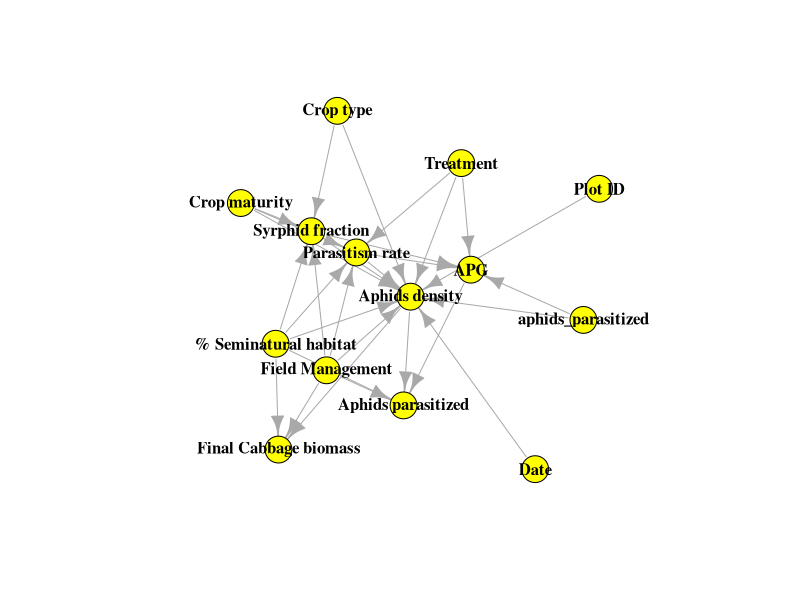
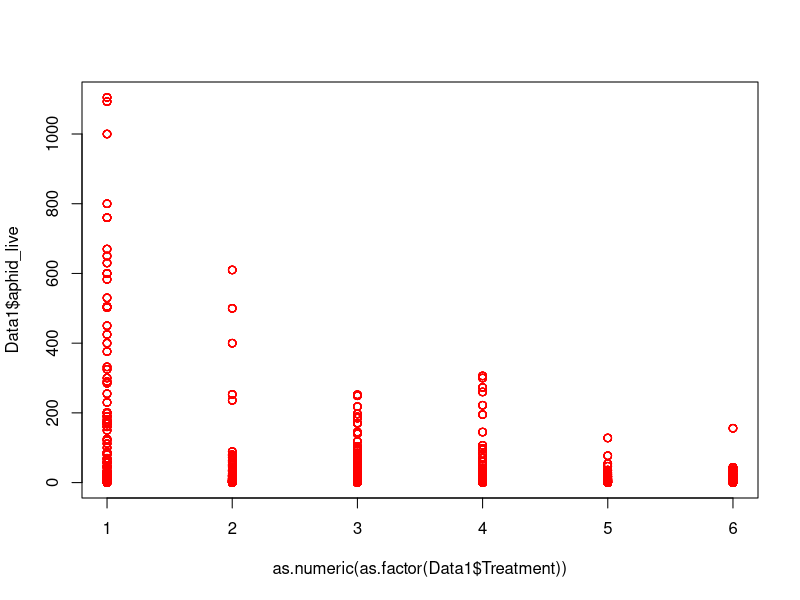

Write the R code that produced these figures, in order. (Note: this script raises an error after producing the figures.)


# plotting the relationships

#legend(x = 1, y = 1, c("NE = Natural enemies", "PR = Parasitism rate", "SF = Syrfid fraction", "APG = Aphid population growth", "LC = Lanscape complexity", "FCB = Final Cabbage biomass"), cex = 1, title = "Relationships between variables")
library(readxl)
library(igraph)

links <- read_excel("Relationships between variables.xlsx")

network <- graph_from_data_frame(d = links, directed = TRUE) 
plot(network, vertex.color = "yellow", edge.arrow.size = 1, vertex.label.font = 2, vertex.label.color = "black")



library(readr)
Data1 <- read.table("Project data.csv", header = TRUE, dec = ",", sep = ";")


### Treatment - aphids density

lm1 <- lm(Data1$aphid_live ~ Data1$Treatment)
summary(lm1)
plot(Data1$aphid_live ~ as.numeric(as.factor(Data1$Treatment)), col = "red")


p <- ggplot(Data1, aes(x=Treatment,y=(aphid_live), color= Treatment)) +
  geom_point() + 
  geom_smooth(method = "lm")
print(p)



# Treatment - aphids density - date 1/2/3

# DATE1

Date_1 <- Data1[Data1$Date == "1",]
lm1_1 <- lm(Date_1$aphid_live ~ Date_1$Treatment)
plot(Date_1$aphid_live ~ as.numeric(as.factor(Date_1$Treatment)))

# ggplot
p <- ggplot(Data_1, aes(x=Treatment,y=(aphid_live), color= Treatment)) +
  geom_point() + 
  geom_smooth(method = "lm")
print(p)

# DATE2

Date_2 <- Data1[Data1$Date == "2",]
lm1_2 <- lm(Date_2$aphid_live ~ Date_2$Treatment)
plot(Date_2$aphid_live ~ as.numeric(as.factor(Date_2$Treatment)))

# ggplot

p <- ggplot(Date_2, aes(x=Treatment,y=(aphid_live), color= Treatment)) +
  geom_point() + 
  geom_smooth(method = "lm")
print(p)

# DATE3

Date_3 <- Data1[Data1$Date == "3",]
lm1_3 <- lm(Date_3$aphid_live ~ Date_3$Treatment)
plot(Date_3$aphid_live ~ as.numeric(as.factor(Date_3$Treatment)))

#ggplot
library(ggplot2)
p <- ggplot(Date_3, aes(x=Treatment,y=(aphid_live), color= Treatment)) +
  geom_point() + 
  geom_smooth(method = "lm")
print(p)

# conclusion: less and less aphids over time, effect of treatment is lower at date 3 than date 1..



### Treatment - aphid population growth (date1)

Date_1 <- Data1[Data1$Date == "1",]
logNaphids_all <- log(Date_1$aphid_live + 1) - log(Date_1$aphidsinoculated_init + 1) 
APG_date1 <- logNaphids_all/10
Date_1$APG_date1 <- APG_date1

lm1_4 <- lm(Date_1$APG_date1 ~ Date_1$Treatment)
summary(lm1_4)
p <- ggplot(Date_1, aes(x=Treatment,y=(APG_date1), color= Treatment)) +
  geom_point() + 
  geom_smooth(method = "lm")
print(p)

### Treatment - aphid population growth (date2)

Date_2 <- Data1[Data1$Date == "2",]
logNaphids_all <- log(Date_2$aphid_live + 1) - log(Date_2$aphidsinoculated_init + 1) 
APG_date2 <- logNaphids_all/10
Date_2$APG_date2 <- APG_date2

lm1_5 <- lm(Date_2$APG_date2 ~ Date_2$Treatment)
summary(lm1_5)
p <- ggplot(Date_2, aes(x=Treatment,y=(APG_date2), color= Treatment)) +
  geom_point() + 
  geom_smooth(method = "lm")
print(p)

### Treatment - aphid population growth (date3)


Date_3 <- Data1[Data1$Date == "3",]
logNaphids_all <- log(Date_3$aphid_live + 1) - log(Date_3$aphidsinoculated_init + 1) 
APG_date3 <- logNaphids_all/10
Date_3$APG_date3 <- APG_date3

lm1_6 <- lm(Date_3$APG_date3 ~ Date_3$Treatment)
summary(lm1_6)
p <- ggplot(Date_3, aes(x=Treatment,y=(APG_date3), color= Treatment)) +
  geom_point() + 
  geom_smooth(method = "lm")
print(p)


### Treatment - aphids + field management

# direct relationship

lm1 <- lm(Data1$aphid_live~Data1$Treatment)
summary(lm1)

# moderation effect with Field management
lm2 <- lm(Data1$aphid_live ~ Data1$Treatment + as.numeric(as.factor(Data1$Field_Mgmt)) + I(as.numeric(as.factor(Data1$Treatment))* as.numeric(as.factor(Data1$Field_Mgmt))))
summary(lm2)

# model comparison
AIC(lm1, lm2)
# lm2 is better because lower AIC values indicate a better-fit model. 
# there is moderation 


            